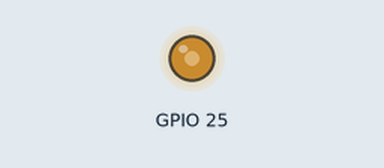
This sketch was run on a simulated ESP32. Shown: output pins drawn as LEDs (lit = HIGH).

Above: at 0.1 s.
Timing chart, 0 to 1.6 s (numbered marks = the images above):
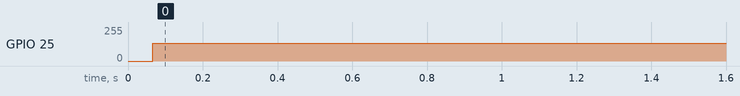

Measured:
- by itself, GPIO 25: 0/255 → 134/255 at 0.07 s

The sketch:

FlexPCB.ino
```cpp
//KnightRider sketch for turning all actuators
/*int ledPins[] = {2, 3, 4, 5, 6, 7,8,9,10};
int numLEDs = 9;

void setup() {
  // Set all LED pins as OUTPUT
  for (int i = 0; i < numLEDs; i++) {
    pinMode(ledPins[i], OUTPUT);
  }
}

void loop() {
  // Loop for left to right movement
  for (int i = 0; i < numLEDs; i++) {
    digitalWrite(ledPins[i], HIGH);
    delay(100);
    digitalWrite(ledPins[i], LOW);
  }

  // Loop for right to left movement
  for (int i = numLEDs - 2; i > 0; i--) {
    digitalWrite(ledPins[i], HIGH);
    delay(100);
    digitalWrite(ledPins[i], LOW);
  }
}
*/
/*
 //all actuators up

void setup(){
   pinMode(2, OUTPUT);
   pinMode(3, OUTPUT);
   pinMode(4, OUTPUT);
   pinMode(5, OUTPUT);
   pinMode(6, OUTPUT);
   pinMode(7, OUTPUT);
   pinMode(8, OUTPUT);
   pinMode(9, OUTPUT);
   pinMode(10, OUTPUT);

  }
  void loop() {
    digitalWrite(2, HIGH);
    digitalWrite(3, HIGH);
    digitalWrite(4, HIGH);
    digitalWrite(5, HIGH);
    digitalWrite(6, HIGH);
    digitalWrite(7, HIGH);
    digitalWrite(8, HIGH);
    digitalWrite(9, HIGH);
    digitalWrite(10, HIGH);
    }
    */


    // wireless power transmission using dac of esp32
#include <driver/dac.h>
#include <math.h>

const dac_channel_t dacChannel = DAC_CHANNEL_1; // DAC1 is GPIO25
const int sampleRate = 1000; // Sample rate in Hz
const float frequency = 150; // Frequency of the sine wave in Hz
const int amplitude = 250; // Amplitude of the sine wave (0-255)
const float pi = 3.14159;

void setup() {
  // Initialize the DAC
  dac_output_enable(dacChannel);
}

void loop() {
  // Generate a sine wave
  for (int i = 0; i < sampleRate; i++) {
    float sample = amplitude + amplitude * sin(2 * pi * frequency * i / sampleRate);
    dac_output_voltage(dacChannel, (uint8_t)sample);
    delayMicroseconds(1000000 / sampleRate);
  }
}


/*
//flexPCB as Speaker
#include "pitches_h.h"


void playJingleBells() {
  // Jingle Bells melody
  int melody[] = {
NOTE_E5, NOTE_E5, NOTE_E5,
  NOTE_E5, NOTE_E5, NOTE_E5,
  NOTE_E5, NOTE_G5, NOTE_C5, NOTE_D5,
  NOTE_E5,
  NOTE_F5, NOTE_F5, NOTE_F5, NOTE_F5,
  NOTE_F5, NOTE_E5, NOTE_E5, NOTE_E5, NOTE_E5,
  NOTE_E5, NOTE_D5, NOTE_D5, NOTE_E5,
  NOTE_D5, NOTE_G5
  };

  // Note durations
  int noteDurations[] = {
  8, 8, 4,
  8, 8, 4,
  8, 8, 8, 8,
  2,
  8, 8, 8, 8,
  8, 8, 8, 16, 16,
  8, 8, 8, 8,
  4, 4
  };


  // Play Jingle Bells
  for (int i = 0; i < sizeof(melody) / sizeof(melody[0]); i++) {
    tone(11, melody[i], 1000 / noteDurations[i]);
    delay(100);
  }

  delay(1000); // Pause before playing "Ho Ho Ho"
}


void setup() {

  pinMode(11,OUTPUT);
}

void loop() {
  playJingleBells();


}
*/

/*
//Actuator for mimicing butterfly
void setup(){
   pinMode(13, OUTPUT);


  }
  void loop() {
    digitalWrite(13, HIGH);
    delay(500);
    digitalWrite(13, LOW);
    delay(500);

    }*/

/*

//combined code


#include "pitches_h.h"

// Define LED pins
int ledPins[] = {2, 3, 4, 5, 6, 7, 8, 9, 10};
int numLEDs = 9;
int melody[] = {
  NOTE_E5, NOTE_E5, NOTE_E5,
  NOTE_E5, NOTE_E5, NOTE_E5,
  NOTE_E5, NOTE_G5, NOTE_C5, NOTE_D5,
  NOTE_E5,
  NOTE_F5, NOTE_F5, NOTE_F5, NOTE_F5,
  NOTE_F5, NOTE_E5, NOTE_E5, NOTE_E5, NOTE_E5,
  NOTE_E5, NOTE_D5, NOTE_D5, NOTE_E5,
  NOTE_D5, NOTE_G5
};
int noteDurations[] = {
  8, 8, 4,
  8, 8, 4,
  8, 8, 8, 8,
  2,
  8, 8, 8, 8,
  8, 8, 8, 16, 16,
  8, 8, 8, 8,
  4, 4
};

unsigned long previousMillisBlink = 0;
unsigned long previousMillisMelody = 0;
unsigned long previousMillisMove = 0;

const long intervalBlink = 500;
const long intervalMelody = 100; // Adjust as needed
const long intervalMove = 100;

int ledState = LOW;
int melodyIndex = 0;
int moveIndex = 0;
bool moveForward = true;

void setup() {
  pinMode(13, OUTPUT);
  pinMode(11, OUTPUT);
  for (int i = 0; i < numLEDs; i++) {
    pinMode(ledPins[i], OUTPUT);
  }
}

void loop() {
  unsigned long currentMillis = millis();

  // Blink LED
  if (currentMillis - previousMillisBlink >= intervalBlink) {
    previousMillisBlink = currentMillis;
    ledState = !ledState;
    digitalWrite(13, ledState);
  }

  // Play Jingle Bells melody
  if (currentMillis - previousMillisMelody >= intervalMelody) {
    previousMillisMelody = currentMillis;
    tone(11, melody[melodyIndex], 1000 / noteDurations[melodyIndex]);
    melodyIndex++;
    if (melodyIndex >= sizeof(melody) / sizeof(melody[0])) {
      melodyIndex = 0;
    }
  }

  // Move LEDs
  if (currentMillis - previousMillisMove >= intervalMove) {
    previousMillisMove = currentMillis;
    if (moveForward) {
      digitalWrite(ledPins[moveIndex], HIGH);
      delay(100);
      digitalWrite(ledPins[moveIndex], LOW);
      moveIndex++;
      if (moveIndex >= numLEDs) {
        moveIndex = numLEDs - 2;
        moveForward = false;
      }
    } else {
      digitalWrite(ledPins[moveIndex], HIGH);
      delay(100);
      digitalWrite(ledPins[moveIndex], LOW);
      moveIndex--;
      if (moveIndex < 0) {
        moveIndex = 1;
        moveForward = true;
      }
    }
  }
}*/
```
